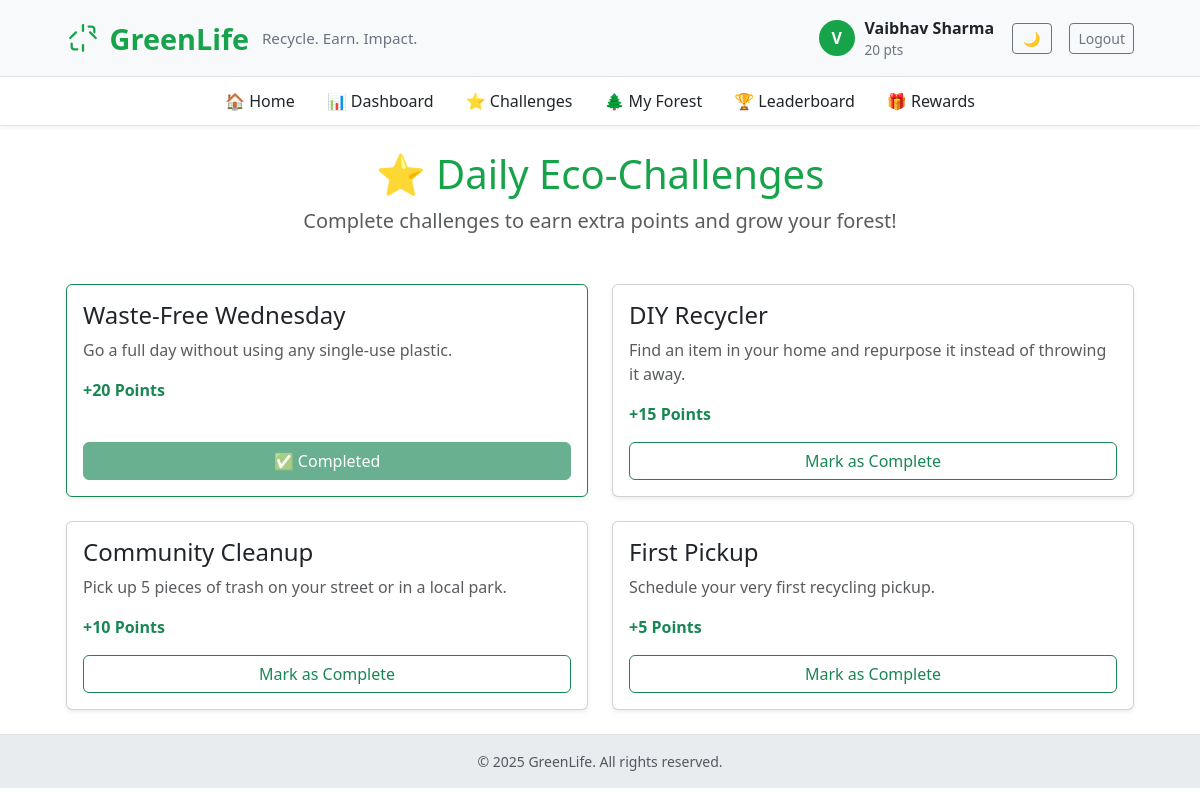
/challenges (signed in), run on an earlier commit of the app's database.
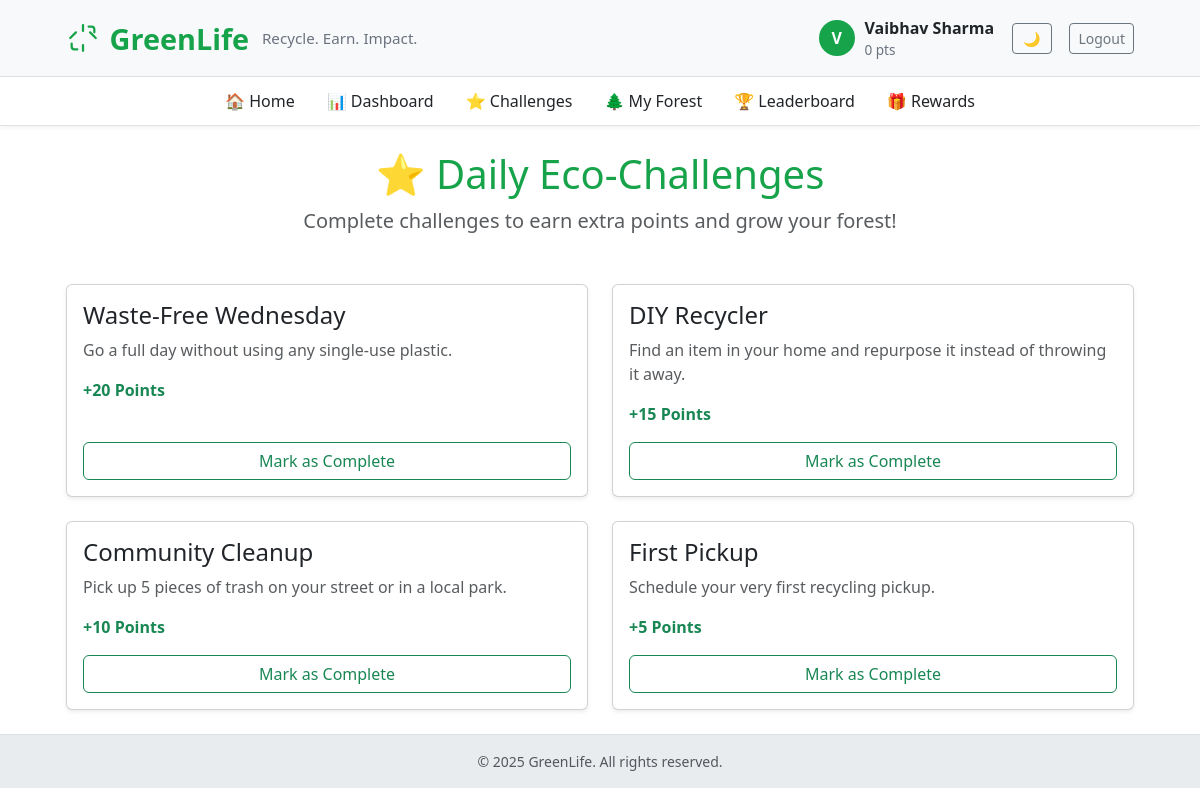
And on a later commit of the database.
### app.py (models this page shows, shortened)
class User(UserMixin, db.Model):
    id = db.Column(db.Integer, primary_key=True)
    name = db.Column(db.String(120), unique=True, nullable=False)
    email = db.Column(db.String(150), unique=True, nullable=True)
    phone = db.Column(db.String(20), nullable=True)
    password_hash = db.Column(db.String(200), nullable=True)
    points = db.Column(db.Integer, default=0)
    address = db.Column(db.String(300), nullable=True)
    tree_level = db.Column(db.Integer, default=0)

class Challenge(db.Model):
    id = db.Column(db.Integer, primary_key=True)
    title = db.Column(db.String(100), nullable=False)
    description = db.Column(db.String(300))
    points_reward = db.Column(db.Integer, default=10)

### app.py (the view)
@app.route("/challenges")
@login_required
def challenges():
    if not isinstance(current_user, User):
        return redirect(url_for('rider_dashboard'))
    all_challenges = Challenge.query.all()
    completed_query = db.session.query(UserChallenge.challenge_id).filter_by(user_id=current_user.id).all()
    completed_ids = {c[0] for c in completed_query}
    return render_template("challenges.html",
                           challenges=all_challenges,
                           completed_ids=completed_ids)

### app.py (called while the page is built)
@app.context_processor
def inject_now():
    return {'now': datetime.utcnow}

@login_manager.user_loader
def load_user(user_id):
    u = db.session.get(User, int(user_id))
    if u:
        return u
    return db.session.get(Rider, int(user_id))

### templates/challenges.html (shortened to what this page needs)
{% extends "base.html" %}
{% block content %}
<div class="text-center mb-5">
  <h1 class="display-6" style="color: var(--eco-green);">⭐ Daily Eco-Challenges</h1>
  <p class="lead text-muted">Complete challenges to earn extra points and grow your forest!</p>
</div>
<div class="row g-4">
  {% for challenge in challenges %}
    <div class="col-md-6">
      <div class="card h-100 shadow-sm {% if challenge.id in completed_ids %}border-success{% endif %}">
        <div class="card-body d-flex flex-column">
          <h4 class="card-title">{{ challenge.title }}</h4>
          <p class="card-text text-muted">{{ challenge.description }}</p>
          <p class="fw-bold text-success">+{{ challenge.points_reward }} Points</p>
          <div class="mt-auto">
            {% if challenge.id in completed_ids %}
              <button class="btn btn-success w-100" disabled>
                ✅ Completed
              </button>
            {% else %}
              <form method="POST" action="{{ url_for('complete_challenge', challenge_id=challenge.id) }}">
                <button type="submit" class="btn btn-outline-success w-100">
                  Mark as Complete
                </button>
              </form>
            {% endif %}
          </div>
        </div>
      </div>
    </div>
  {% endfor %}
</div>
{% endblock %}

### templates/base.html (shortened to what this page needs)
<!doctype html>
<html lang="en">
<head>
  <link href="https://cdn.jsdelivr.net/npm/bootstrap@5.3.2/dist/css/bootstrap.min.css" rel="stylesheet">
</head>
<body>
  <header class="brand-bar">
    <div class="container-narrow d-flex justify-content-between align-items-center">
      <div class="d-flex align-items-center">
        <a href="{{ url_for('index') }}" class="brand-title text-decoration-none">
          <span>GreenLife</span>
          <small class="brand-sub d-none d-md-inline">Recycle. Earn. Impact.</small>
        </a>
      </div>
      <nav>
        {% if current_user.is_authenticated %}
        <div class="user-bubble">
          <div class="avatar">{{ current_user.name[0]|upper }}</div>
          <div class="d-none d-md-block">
            <div style="font-weight:700">{{ current_user.name }}</div>
            {% if current_user.points is defined %}
              <div style="font-size:.85rem; color:#6b7280">{{ current_user.points or 0 }} pts</div>
            {% else %}
              <div style="font-size:.85rem; color:#6b7280">Rider Account</div>
            {% endif %}
          </div>
          <button id="theme-toggle" class="btn btn-outline-secondary btn-sm ms-2" style="width: 40px;"></button>
          <a href="{{ url_for('logout') }}" class="btn btn-outline-secondary btn-sm ms-2">Logout</a>
        </div>
        {% else %}
        <div>
          <button id="theme-toggle" class="btn btn-outline-secondary btn-sm me-2" style="width: 40px;"></button>
          <a href="{{ url_for('login') }}" class="btn btn-primary btn-sm">Login</a>
          <a href="{{ url_for('signup') }}" class="btn btn-outline-success btn-sm ms-2">Sign up</a>
        </div>
        {% endif %}
      </nav>
    </div>
  </header>
  {% if current_user.is_authenticated and current_user.points is defined %}
  <nav class="sub-nav sticky-top">
    <div class="container-narrow d-flex justify-content-center">
      <ul class="nav">
        <li class="nav-item"><a class="nav-link" href="{{ url_for('index') }}">🏠 Home</a></li>
        <li class="nav-item"><a class="nav-link" href="{{ url_for('dashboard') }}">📊 Dashboard</a></li>
        <li class="nav-item"><a class="nav-link" href="{{ url_for('challenges') }}">⭐ Challenges</a></li>
        <li class="nav-item"><a class="nav-link" href="{{ url_for('forest') }}">🌲 My Forest</a></li>
        <li class="nav-item"><a class="nav-link" href="{{ url_for('leaderboard') }}">🏆 Leaderboard</a></li>
        <li class="nav-item"><a class="nav-link" href="{{ url_for('rewards') }}">🎁 Rewards</a></li>
      </ul>
    </div>
  </nav>
  {% endif %}
  <main class="py-4">
    <div class="container container-narrow">
      {% block content %}{% endblock %}
    </div>
  </main>
  <footer class="text-center py-3 small text-muted">
    © {{ now().year }} GreenLife. All rights reserved.
  </footer>
</body>
</html>

What changed in the data, as far as the page shows it:
changed User "Vaibhav Sharma": points "20" → "0"
computed for Challenge "Waste-Free Wednesday": text "✅ Completed" → "Mark as Complete"
